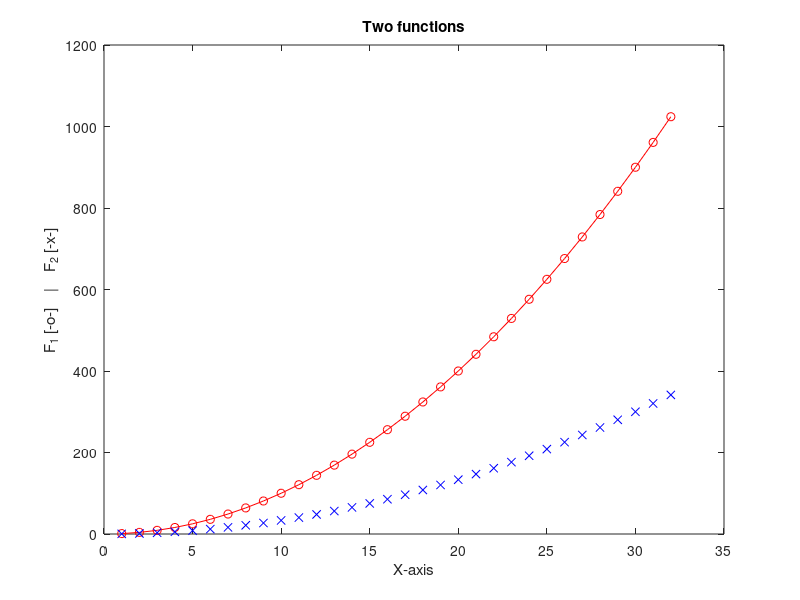

Reproduce this figure in MATLAB.
%Duru Ozturk
%09/11/2026
%Varıant 3

x_vals = linspace(1, 32, 32)
y_vals = x_vals .^ 2;

plot(x_vals, y_vals, 'o-r', x_vals, y_vals ./ 3, 'xb')
title('Two functions')
xlabel('X-axis')
ylabel('F_1 [-o-]    |    F_2 [-x-]')

num = 3;
vec = (num + 1) : 0.5 : (num + 4);

mat = [num, num + 1, num + 2; 
       num + 3, num + 4, num + 5; 
       num + 6, num + 7, num + 8];

val_a = mat(3, 2)
block_b = mat(2:3, 1:2);
corners_c = mat([1, 3], [1, 3]);

combined_matrix = [mat; vec(1:3)];
